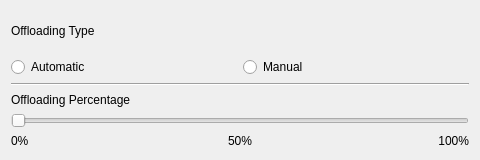
<?xml version="1.0" encoding="UTF-8"?>
<ui version="4.0">
 <class>offloading_controls_widget</class>
 <widget class="QWidget" name="offloading_controls_widget">
  <property name="geometry">
   <rect>
    <x>0</x>
    <y>0</y>
    <width>480</width>
    <height>160</height>
   </rect>
  </property>
  <property name="windowTitle">
   <string>Offloading Controls</string>
  </property>
  <layout class="QHBoxLayout" name="horizontalLayout">
   <item>
    <layout class="QGridLayout" name="main_layout_view">
     <item row="1" column="0">
      <layout class="QVBoxLayout" name="offloading_slider_view">
       <item>
        <widget class="Line" name="line">
         <property name="orientation">
          <enum>Qt::Horizontal</enum>
         </property>
        </widget>
       </item>
       <item>
        <widget class="QLabel" name="offloading_percentage_label">
         <property name="text">
          <string>Offloading Percentage</string>
         </property>
        </widget>
       </item>
       <item>
        <widget class="QSlider" name="offloading_percentage_slider">
         <property name="orientation">
          <enum>Qt::Horizontal</enum>
         </property>
        </widget>
       </item>
       <item>
        <layout class="QVBoxLayout" name="p">
         <item>
          <layout class="QHBoxLayout" name="horizontalLayout_4">
           <item>
            <widget class="QLabel" name="percentage_0_label">
             <property name="text">
              <string>0%</string>
             </property>
             <property name="alignment">
              <set>Qt::AlignLeading|Qt::AlignLeft|Qt::AlignTop</set>
             </property>
            </widget>
           </item>
           <item>
            <widget class="QLabel" name="percentage_50_label">
             <property name="text">
              <string>50%</string>
             </property>
             <property name="alignment">
              <set>Qt::AlignHCenter|Qt::AlignTop</set>
             </property>
            </widget>
           </item>
           <item>
            <widget class="QLabel" name="percentage_100_label">
             <property name="text">
              <string>100%</string>
             </property>
             <property name="alignment">
              <set>Qt::AlignRight|Qt::AlignTop|Qt::AlignTrailing</set>
             </property>
            </widget>
           </item>
          </layout>
         </item>
        </layout>
       </item>
      </layout>
     </item>
     <item row="0" column="0">
      <layout class="QVBoxLayout" name="offloading_type_view_2">
       <item>
        <widget class="QLabel" name="offloading_type_label">
         <property name="text">
          <string>Offloading Type</string>
         </property>
        </widget>
       </item>
       <item>
        <layout class="QHBoxLayout" name="radio_button_view">
         <item>
          <widget class="QRadioButton" name="automatic_offloading_btn">
           <property name="text">
            <string>Automatic</string>
           </property>
          </widget>
         </item>
         <item>
          <widget class="QRadioButton" name="manual_offloading_btn">
           <property name="text">
            <string>Manual</string>
           </property>
          </widget>
         </item>
        </layout>
       </item>
      </layout>
     </item>
     <item row="2" column="0">
      <layout class="QVBoxLayout" name="verticalLayout_4"/>
     </item>
    </layout>
   </item>
  </layout>
 </widget>
 <resources/>
 <connections/>
</ui>
